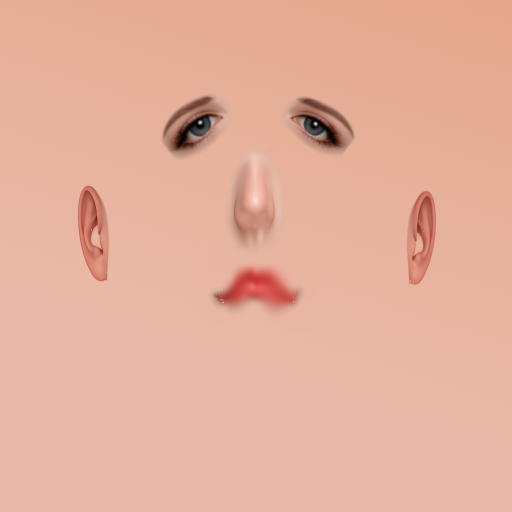
#> input picture blender files/face.png, 1024 x 1024 px (shown at 1/2 size)
$ python lowpoly.py
#> lines starting #> are read from the running program, lines starting #| are printed output that depends on the picture; after the words box and inside, x2 and y2 are one past the last pixel; in counts of white or black regions, pixels touching at a corner belong together
import sys
import numpy as np
from PIL import Image, ImageDraw
from scipy.spatial import Delaunay

def lowpoly(input_path, output_path, num_points=800):
#> called with input_path = 'face.png', output_path = 'face_lowpoly.png', num_points = 800
    img = Image.open(input_path).convert('RGB')
    w, h = img.size
#> w = 1024; h = 1024
    arr = np.array(img)
    print(f"Image: {w}x{h}, points: {num_points}")
#| Image: 1024x1024, points: 800

    # Generate edge-aware sample points using gradient magnitude
    from PIL import ImageFilter
    gray = img.convert('L')
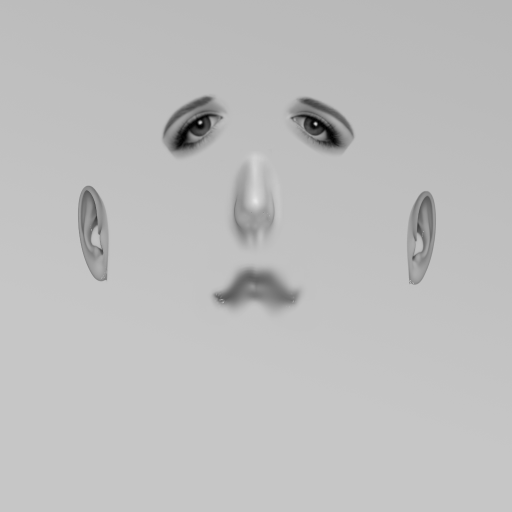
#> gray: PIL image 1024x1024 L (shown at 1/2 size); min 0, max 233, mean 190
    edges = gray.filter(ImageFilter.FIND_EDGES)
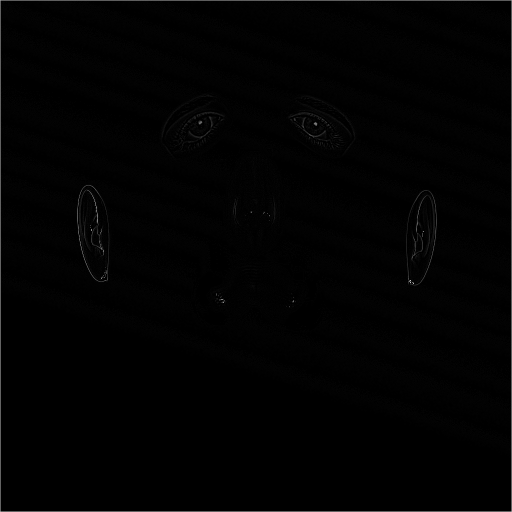
#> edges: PIL image 1024x1024 L (shown at 1/2 size); min 0, max 255, mean 1.9
    edge_arr = np.array(edges, dtype=np.float32)

    # Normalize edge map as probability
    edge_arr += 5.0  # base probability even in flat areas
    edge_arr /= edge_arr.sum()

    # Sample points weighted by edges
    flat = edge_arr.flatten()
    indices = np.random.choice(len(flat), size=num_points, replace=False, p=flat)
#> indices = 800 values, max 1048550 at index 618, min 51 at index 756, mean 496113.3
    ys, xs = np.unravel_index(indices, (h, w))
#> ys = 800 values, max 1023 at index 20, min 0 at index 16, mean 484; xs = 800 values, max 1023 at index 60, min 0 at index 68, mean 501.1

    # Add corner and border points so triangles cover full image
    border = []
    for bx in np.linspace(0, w-1, 12, dtype=int):
        border += [(bx, 0), (bx, h-1)]
    for by in np.linspace(0, h-1, 12, dtype=int):
        border += [(0, by), (w-1, by)]
    bxs = [p[0] for p in border]
    bys = [p[1] for p in border]

    all_x = np.concatenate([xs, bxs])
#> all_x = 848 values, max 1023 at index 60, min 0 at index 68, mean 501.7
    all_y = np.concatenate([ys, bys])
#> all_y = 848 values, max 1023 at index 20, min 0 at index 16, mean 485.6
    points = np.stack([all_x, all_y], axis=1).astype(np.float32)
#> points = 848 pairs, first value 0 to 1023, second value 0 to 1023

    # Delaunay triangulation
    tri = Delaunay(points)
    print(f"Triangles: {len(tri.simplices)}")
#| Triangles: 1559

    # Draw flat-shaded triangles
    result = Image.new('RGB', (w, h), (0,0,0))
#> result: PIL image 1024x1024 RGB; every value is 0
    draw = ImageDraw.Draw(result)

    for simplex in tri.simplices:
        pts = points[simplex]  # 3 x 2
        x0,y0 = pts[0]; x1,y1 = pts[1]; x2,y2 = pts[2]

        # Sample color at centroid
        cx = int(np.clip((x0+x1+x2)/3, 0, w-1))
        cy = int(np.clip((y0+y1+y2)/3, 0, h-1))

        # Average color over a small patch around centroid
        px0 = max(0, cx-3); px1 = min(w, cx+4)
        py0 = max(0, cy-3); py1 = min(h, cy+4)
        patch = arr[py0:py1, px0:px1]
        r,g,b = int(patch[:,:,0].mean()), int(patch[:,:,1].mean()), int(patch[:,:,2].mean())

        poly = [(int(x0),int(y0)), (int(x1),int(y1)), (int(x2),int(y2))]
        draw.polygon(poly, fill=(r,g,b))
        # Sharp edge lines for the faceted look
        draw.line(poly + [poly[0]], fill=(r-15,g-15,b-15), width=1)
#> this loop made 1559 passes
#> (simplex, x0, y0, x1, y1, x2, y2, cx) on passes 1 to 3: ([32, 389, 528], 89, 439, 47, 386, 136, 393, 90), ([389, 290, 528], 47, 386, 134, 355, 136, 393, 105), ([573, 588, 361], 74, 998, 0, 940, 100, 935, 58)

    result.save(output_path)
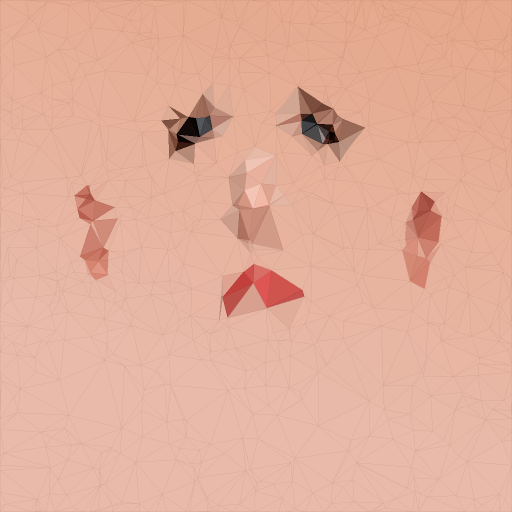
#> saved as face_lowpoly.png: PIL image 1024x1024 RGB (shown at 1/2 size); mean R, G, B 227.2, 175.2, 155.1
    print(f"Saved: {output_path}")

if __name__ == '__main__':
    inp  = sys.argv[1] if len(sys.argv) > 1 else 'face.png'
    out  = sys.argv[2] if len(sys.argv) > 2 else 'face_lowpoly.png'
    pts  = int(sys.argv[3]) if len(sys.argv) > 3 else 800
    lowpoly(inp, out, pts)
    print("Done! Try fewer points (400) for more angular, more (1500) for finer detail.")

$ run again, with blender files/monkeymap.png copied over blender files/face.png
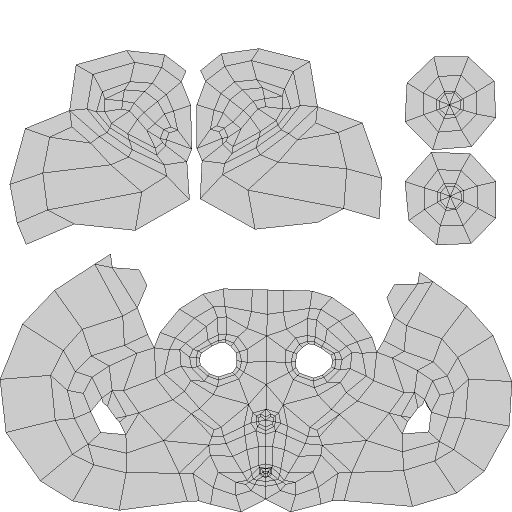
#> input picture blender files/monkeymap.png, 1024 x 1024 px (shown at 1/2 size)
#> in lowpoly, `img = Image.open(input_path).convert('RGB')`:
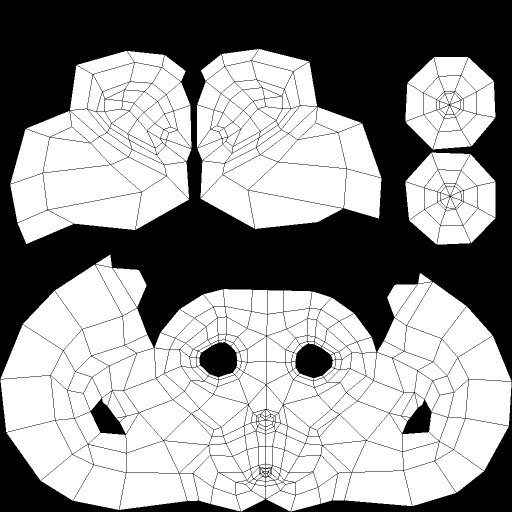
#> img: PIL image 1024x1024 RGB (shown at 1/2 size); values 0 (black) and 51 (white), 58.1% white; 1 black region, box (x1, y1, x2, y2) and area: (0, 0, 1024, 1024) 439428
#| Image: 1024x1024, points: 800
#> indices = 800 values, max 1046910 at index 618, min 3894 at index 756, mean 562862.3
#> ys = 800 values, max 1022 at index 618, min 3 at index 756, mean 549.2; xs = 800 values, max 1023 at index 538, min 7 at index 299, mean 527.6
#> all_x = 848 values, max 1023 at index 538, min 0 at index 800, mean 526.7
#> all_y = 848 values, max 1023 at index 801, min 0 at index 800, mean 547
#> points = 848 pairs, first value 0 to 1023, second value 0 to 1023
#| Triangles: 1641
#> result: PIL image 1024x1024 RGB; every value is 0
#> the loop in lowpoly, `for simplex in tri.simplices:` made 1641 passes
#> (simplex, x0, y0, x1, y1, x2, y2, cx) on passes 1 to 3: ([837, 434, 835], 1023, 558, 1013, 475, 1023, 465, 1019), ([434, 837, 41], 1013, 475, 1023, 558, 964, 505, 1000), ([823, 419, 538], 1023, 1023, 934, 990, 1023, 964, 993)
#> in lowpoly, `result.save(output_path)`:
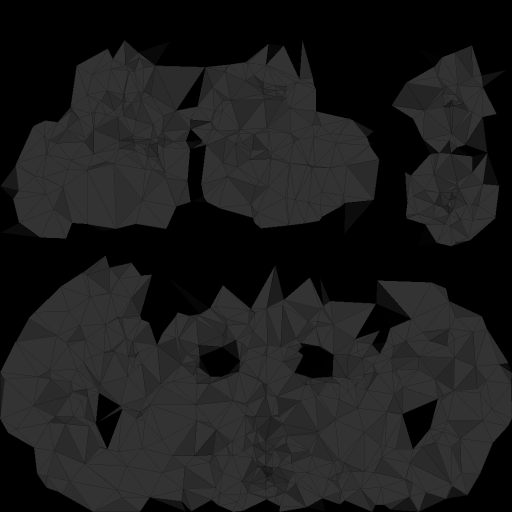
#> saved as face_lowpoly.png: PIL image 1024x1024 RGB (shown at 1/2 size); min 0, max 51, mean 28.3
